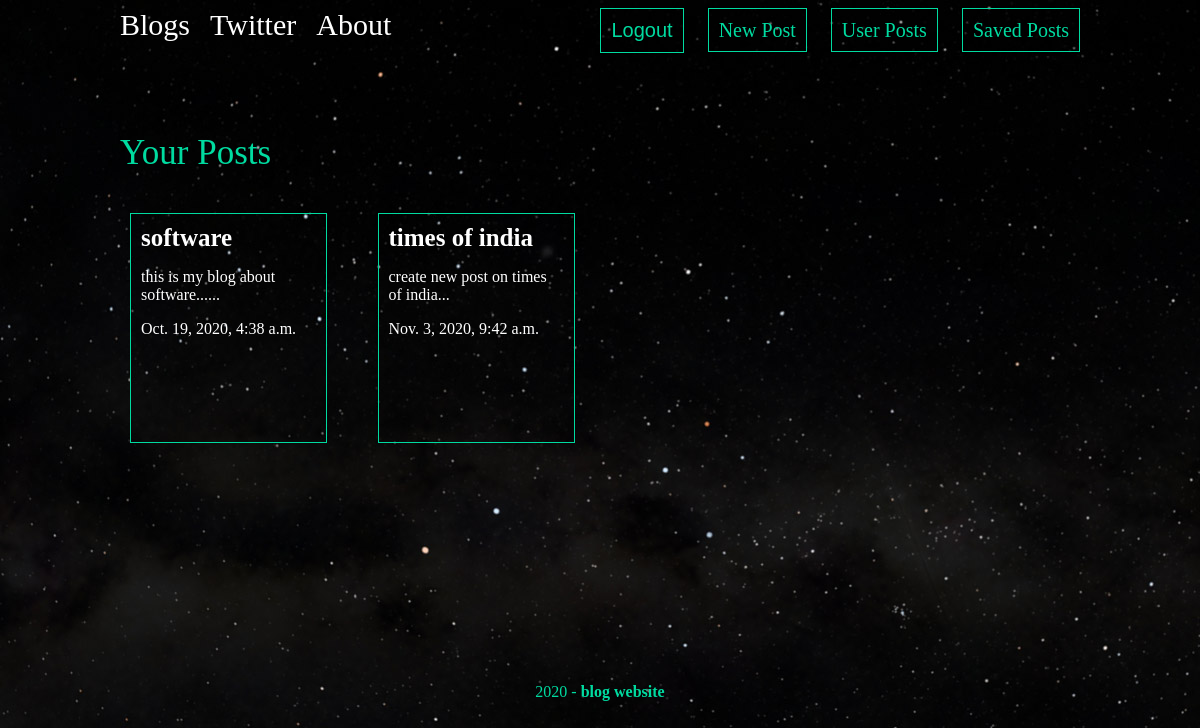
The app's page /Posts/userpost/ (signed in) with its own data.
### posts/models.py (models this page shows, shortened)
class Post(models.Model):
    title = models.CharField(max_length=100)
    body = models.TextField()
    date = models.DateTimeField(auto_now_add=True)
    thumb = models.ImageField(default="default.jpg",blank=True)
    author = models.ForeignKey(User,default=None,on_delete=models.CASCADE)
    def snippet(self):
        return self.body[:50] + '...'

### posts/views.py (the view)
def user_post(request):
    userpost = Post.objects.filter(author=request.user)
    return render(request,'posts/user_post.html', {'posts': userpost})

### posts/templates/posts/user_post.html
{% extends 'base_layout.html' %}
{% block contents %}
    <h1>Your Posts</h1>
    <div class="userpost">
        {% for post in posts%}
        <div class="post">
            <h3><a href="{% url 'posts:user_post_detail' name=post.title %}">{{post.title}}</a></h3>
            <p>{{post.snippet}}</p>
            <p>{{post.date}}</p>
        </div>
        {% endfor %}
    </div>
{% endblock %}

### assets/css.css (style rules this page uses)
body { background-image:url(bg.jpg); color:#fff; }
h1,h2,h3,h4,h5 { font-weight:normal; margin:0; }
a,a:hover,a:visited { color:#fff; text-decoration:none; }
div.wrapper h1 { margin:30px auto; font-size:35px; color: #00dba0; }
.recent-post,.post { padding:10px; width: 175px; height:200px; border: 1px solid #00dba0; position:relative; padding-bottom:18px; }
.recent-post h3,.post h3 { font-size:25px; font-weight:bold; }
.userpost,.savedpost { display:grid; padding: 10px 20px 20px 10px; width:100%; height:440px; overflow:scroll; grid-template-columns: 1fr 1fr 1fr 1fr; grid-gap:30px; float:left; }

### records on screen
Post: title "software", snippet "this is my blog about software......", date "Oct. 19, 2020, 4:38 a.m."
Post: title "times of india", snippet "create new post on times of india...", date "Nov. 3, 2020, 9:42 a.m."
